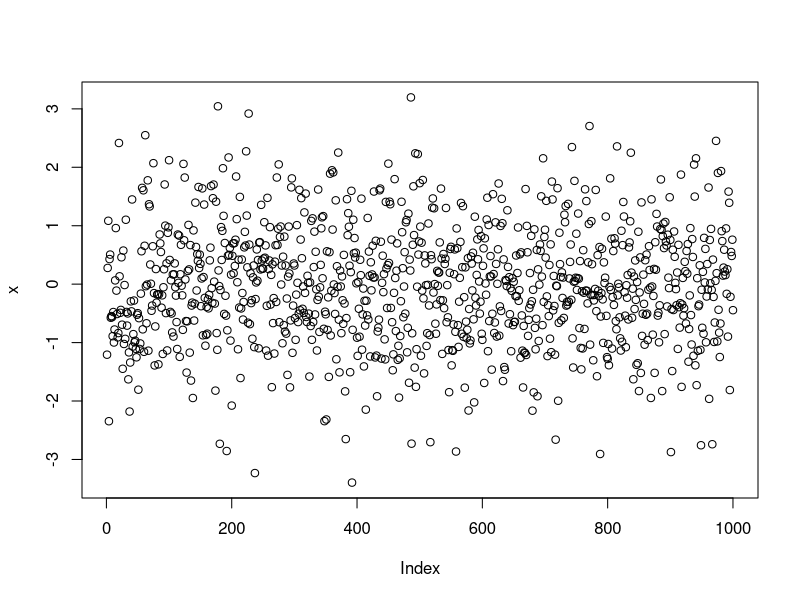
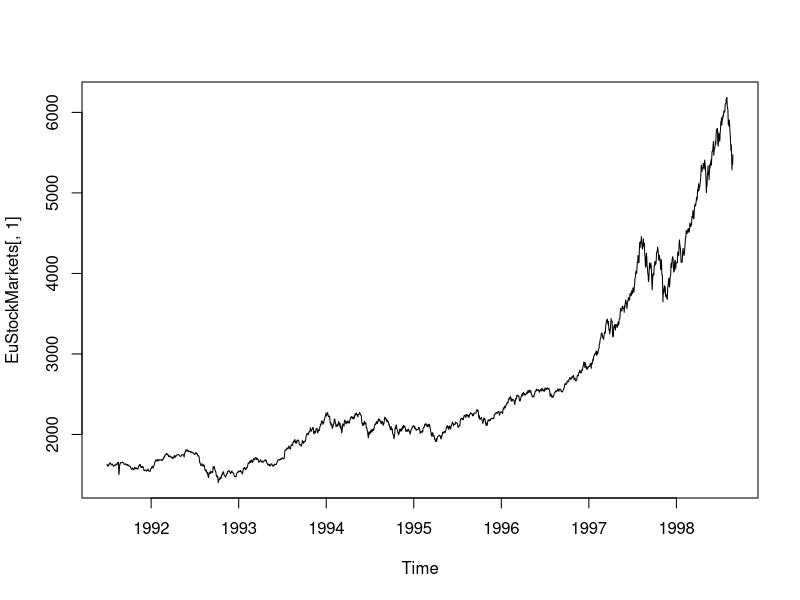
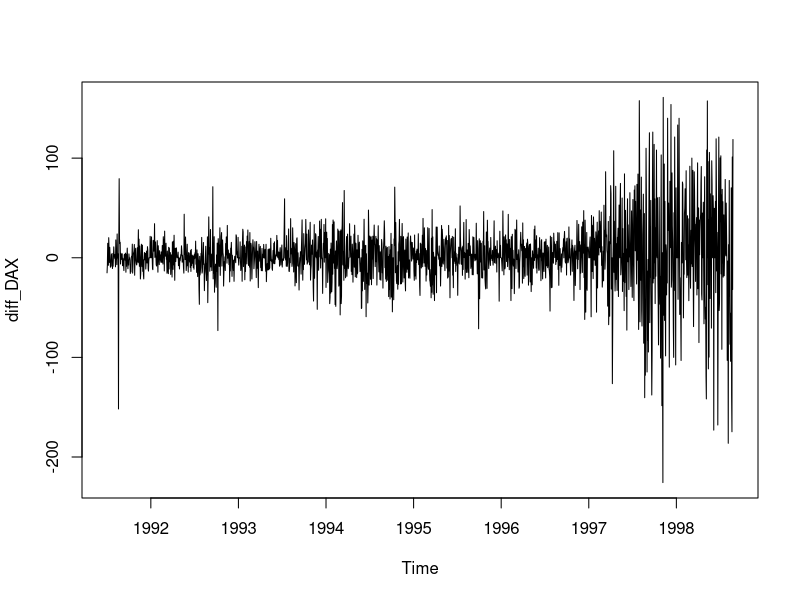

These figures' R source, in order:
# Generate independent and identically distributed data
set.seed(1234)
x <- rnorm(1000)

plot(x)

# All p-values are > 0.05 => can't reject null hypothesis of IID data
tseries::bds.test(x, m = 6)

# Daily closing DAX stock market index (1991 - 1998)
plot(EuStockMarkets[, 1])

diff_DAX <- diff(EuStockMarkets[, 1], 1)
plot(diff_DAX)

# All p-values are reported as zero => strongly reject the null hypothesis
# that the daily difference is IID
tseries::bds.test(diff_DAX, m = 6)
